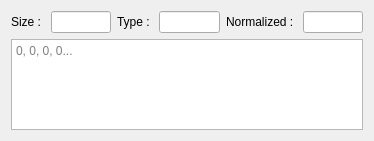
<?xml version="1.0" encoding="UTF-8"?>
<ui version="4.0">
 <class>VertexAttributeLayout</class>
 <widget class="QWidget" name="VertexAttributeLayout">
  <property name="geometry">
   <rect>
    <x>0</x>
    <y>0</y>
    <width>374</width>
    <height>141</height>
   </rect>
  </property>
  <property name="windowTitle">
   <string>VertexAttributeLayout</string>
  </property>
  <layout class="QVBoxLayout" name="verticalLayout">
   <item>
    <layout class="QGridLayout" name="gridLayout_2">
     <item row="0" column="0">
      <widget class="QLabel" name="label">
       <property name="text">
        <string>Size : </string>
       </property>
      </widget>
     </item>
     <item row="0" column="1">
      <widget class="QLineEdit" name="lnEdit_Size"/>
     </item>
     <item row="0" column="3">
      <widget class="QLineEdit" name="lineEdit_2"/>
     </item>
     <item row="0" column="4">
      <widget class="QLabel" name="label_3">
       <property name="text">
        <string>Normalized : </string>
       </property>
      </widget>
     </item>
     <item row="0" column="2">
      <widget class="QLabel" name="label_2">
       <property name="text">
        <string>Type : </string>
       </property>
      </widget>
     </item>
     <item row="0" column="5">
      <widget class="QLineEdit" name="lineEdit_3"/>
     </item>
    </layout>
   </item>
   <item>
    <layout class="QGridLayout" name="gridLayout">
     <item row="0" column="0">
      <widget class="QTextEdit" name="txtEdit_Data">
       <property name="autoFormatting">
        <set>QTextEdit::AutoNone</set>
       </property>
       <property name="tabStopWidth">
        <number>40</number>
       </property>
       <property name="placeholderText">
        <string>0, 0, 0, 0...</string>
       </property>
      </widget>
     </item>
    </layout>
   </item>
  </layout>
 </widget>
 <layoutdefault spacing="6" margin="11"/>
 <resources/>
 <connections/>
</ui>
